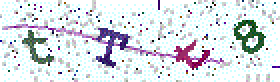
#> input picture C专题：Pytest自动化测试/Automated_Test/01.Selenium Learning/字体识别-Effect is not good/checkcode.png, 140 x 41 px (shown 2 times larger)
$ python '图片字体识别.py'
#> lines starting #> are read from the running program, lines starting #| are printed output that depends on the picture
#coding:utf-8

import pytesseract
from PIL import Image
from urllib.request import urlretrieve
import os

# os.makedirs('./image/', exist_ok=True)
# IMAGE_URL = "http://211.139.11.136:18070/mtnx/session/checkcode?"
# urlretrieve(IMAGE_URL, './image/checkcode.png')

def convert_img(img, threshold):
    img = img.convert("L")  # 处理灰度
    pixels = img.load()
    for x in range(img.width):
        for y in range(img.height):
            if pixels[x, y] > threshold:
                pixels[x, y] = 128
            else:
                pixels[x, y] = 0
    return img


captcha = Image.open("checkcode.png")
#> captcha is the input picture: PIL image 140x41 P; mean R, G, B, A 219.8, 224.8, 229.4, 255
captcha = convert_img(captcha, 150)
#> in convert_img, `img = img.convert("L")`:
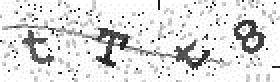
#> img: PIL image 140x41 L (shown 2 times larger); min 0, max 255, mean 223.8
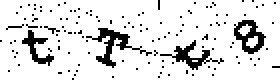
#> captcha: PIL image 140x41 L (shown 2 times larger); values 0 (black) and 128 (white), 88.1% white; black in thin lines or dots
captcha.save("threshold.jpg")

captcha = Image.open("threshold.jpg")
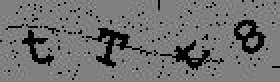
#> captcha: PIL image 140x41 L (shown 2 times larger); min 0, max 169, mean 113.3
#> (the run stopped early here; a loop or call above may not have finished)
